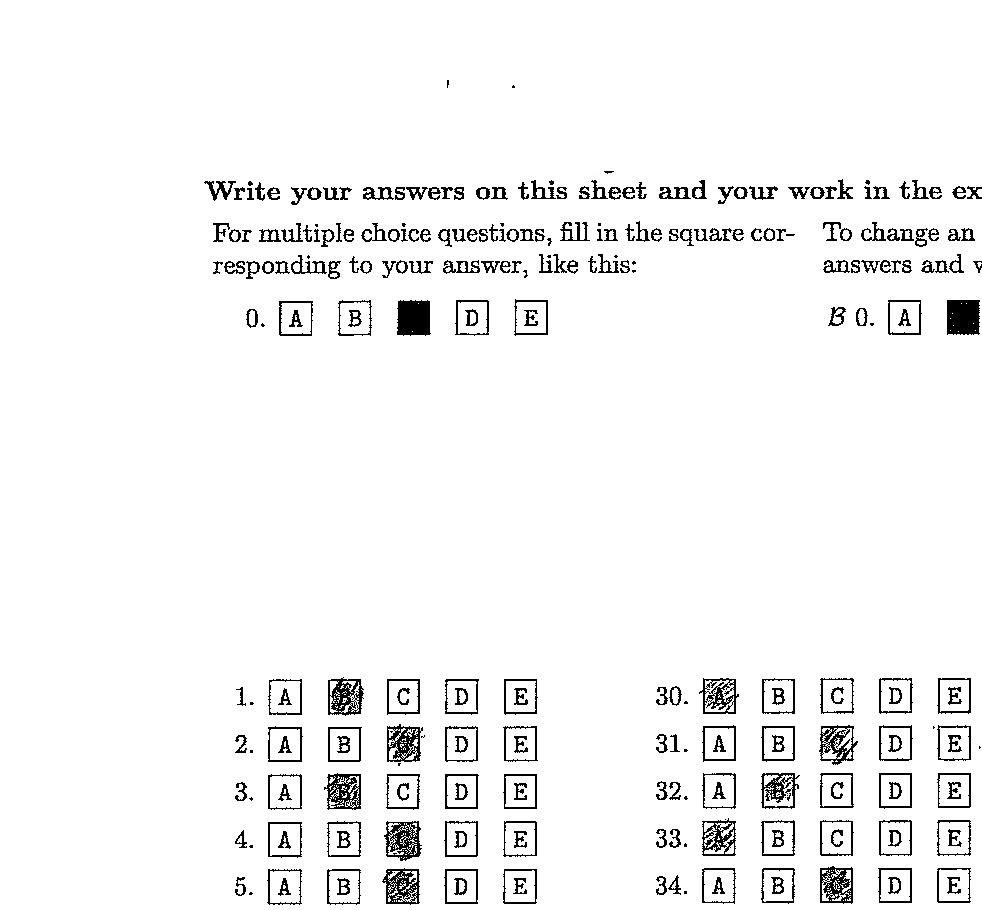
#> input picture img/test.png, 982 x 910 px, found by its file name
$ python edge_detection.py test.png
#> lines starting #> are read from the running program, lines starting #| are printed output that depends on the picture
#> further down, im is the input picture: PIL image 982x910 RGBA; mean R, G, B, A 244.1, 244.1, 244.1, 255
'''
Date: 2022-02-08 20:57:00
LastEditors: yuhhong
LastEditTime: 2022-02-19 23:30:59
'''
#Import the Image and ImageFilter classes from PIL (Pillow)
from PIL import Image, ImageFilter

import sys
import numpy as np

def gray_gradient(img):
    sobelx = [-1, 0, 1, -2, 0, 2, -1, 0, 1]
    sobely = [1, 2, 1, 0, 0, 0, -1, -2, -1]
    gx = np.array(img.filter(ImageFilter.Kernel((3,3), sobelx, 1, 0)))
    gy = np.array(img.filter(ImageFilter.Kernel((3,3), sobely, 1, 0)))

    gv = np.hypot(gx, gy)
    gd = np.arctan2(gy, gx) # [0 degree, 90 degree]
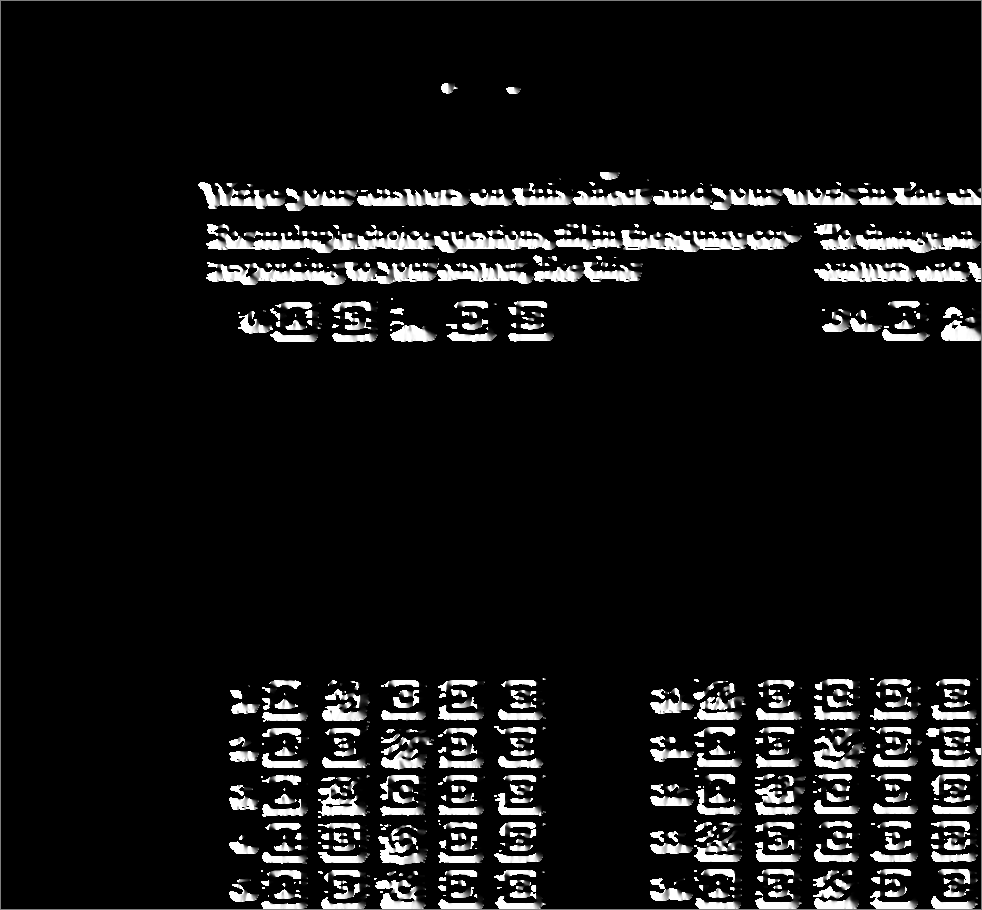
#> gd: shape (910, 982) float16; min 0, max 1.57, mean 0.125; drawn with min black and max white

    # visualization
    # Image.fromarray(np.uint8(gx)).save("./img/test_gx.png")
    # Image.fromarray(np.uint8(gy)).save("./img/test_gy.png")
    # Image.fromarray(np.uint8(gv)).save("./img/test_gradient.png")
    return gv, gd

def nonmax_supress(gv, gd):
    nms = np.zeros(gv.shape, gv.dtype)
    h, w = gv.shape
#> h = 910; w = 982
    for x in range(1, w-1):
        for y in range(1, h-1):
            v = gv[y, x]
            d = gd[y, x] * 180 / np.pi
            if d >= 0 and d < 30:
                dx, dy = 1, 0
            elif d >= 30 and d < 60:
                dx, dy = 1, 1
            elif d >= 60 and d <= 90:
                dx, dy = 0, 1
            if v >= gv[y+dy, x+dx] and v >= gv[y-dy, x-dx]:
                nms[y, x] = v
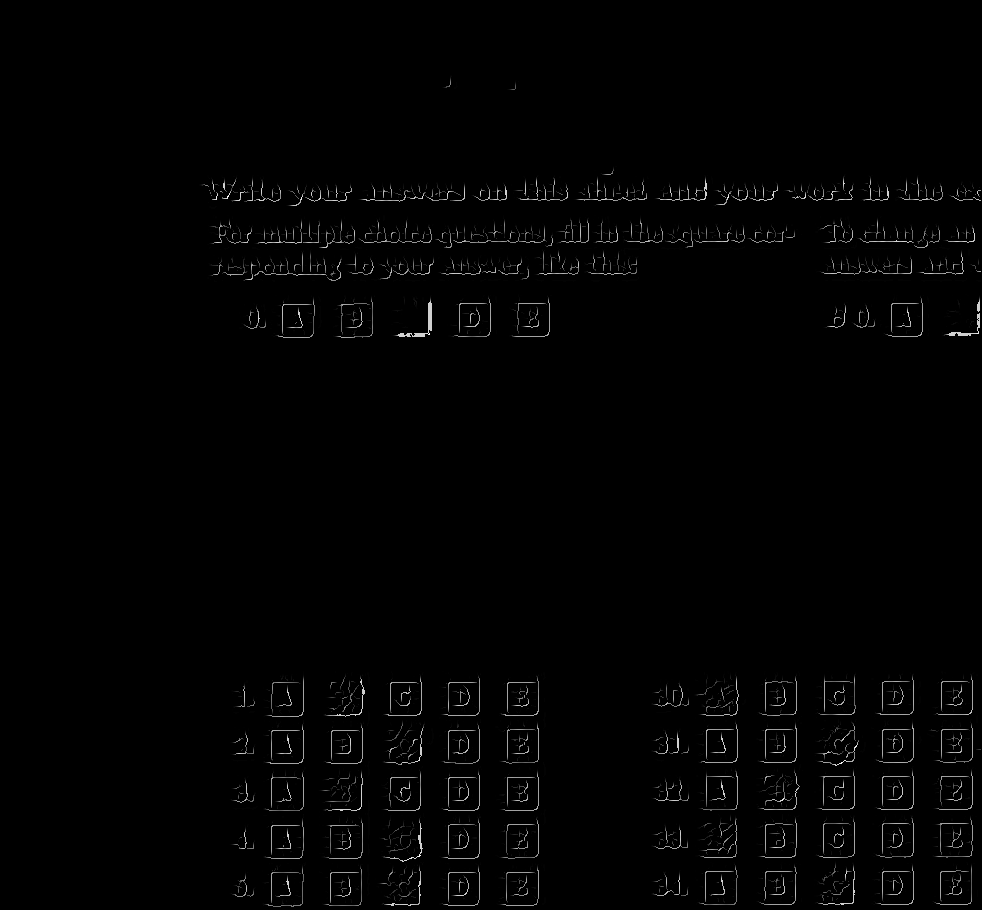
#> nms: shape (910, 982) float16; min 0, max 311.2, mean 3.3; drawn with min black and max white
    # visualization
    # Image.fromarray(np.uint8(nms)).save("./img/test_nms.png")
    return nms

def double_threshold_detect(nms, lth, hth):
#> called with lth = 50, hth = 100
    stro_edge = np.zeros(nms.shape)
    weak_edge = np.zeros(nms.shape)
    h, w = nms.shape
#> h = 910; w = 982
    for x in range(1, w-1):
        for y in range(1, h-1):
            if nms[y, x] >= hth:
                stro_edge[y, x] = nms[y, x]
            elif nms[y, x] >= lth:
                weak_edge[y, x] = nms[y, x]
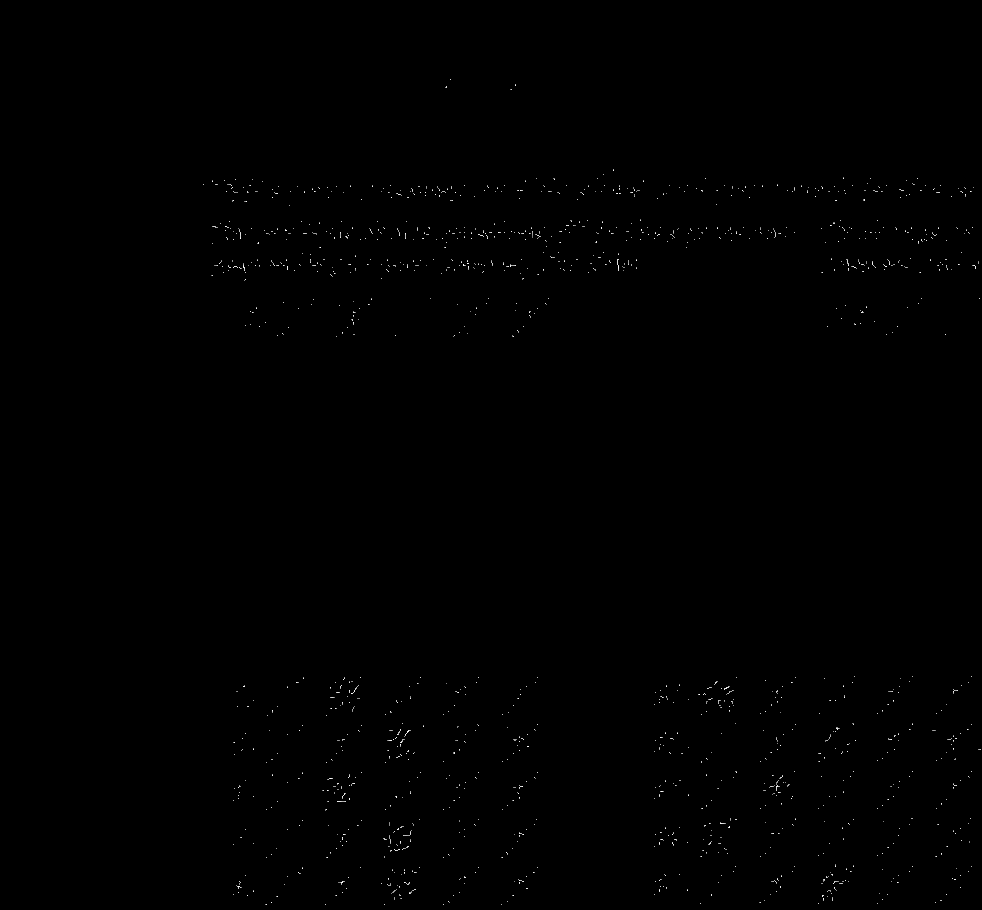
#> weak_edge: shape (910, 982) float64; min 0, max 99.81, mean 0.2; drawn with min black and max white

    # Process the weak edges
    # If a weak edge connects to a strong edge, it will be added to
    # the final edges. Otherwise, it will be removed.
    for x in range(1, w-1):
        for y in range(1, h-1):
            if weak_edge[y, x] == 0:
                continue
            try_x = [-1, 0, 1, -1, 1, -1, 0, 1]
            try_y = [-1, -1, -1, 0, 0, 1, 1, 1]
            for tx, ty in zip(try_x, try_y):
                if stro_edge[y+ty, x+tx]!=0:
                    stro_edge[y, x] = nms[y, x]
                    break
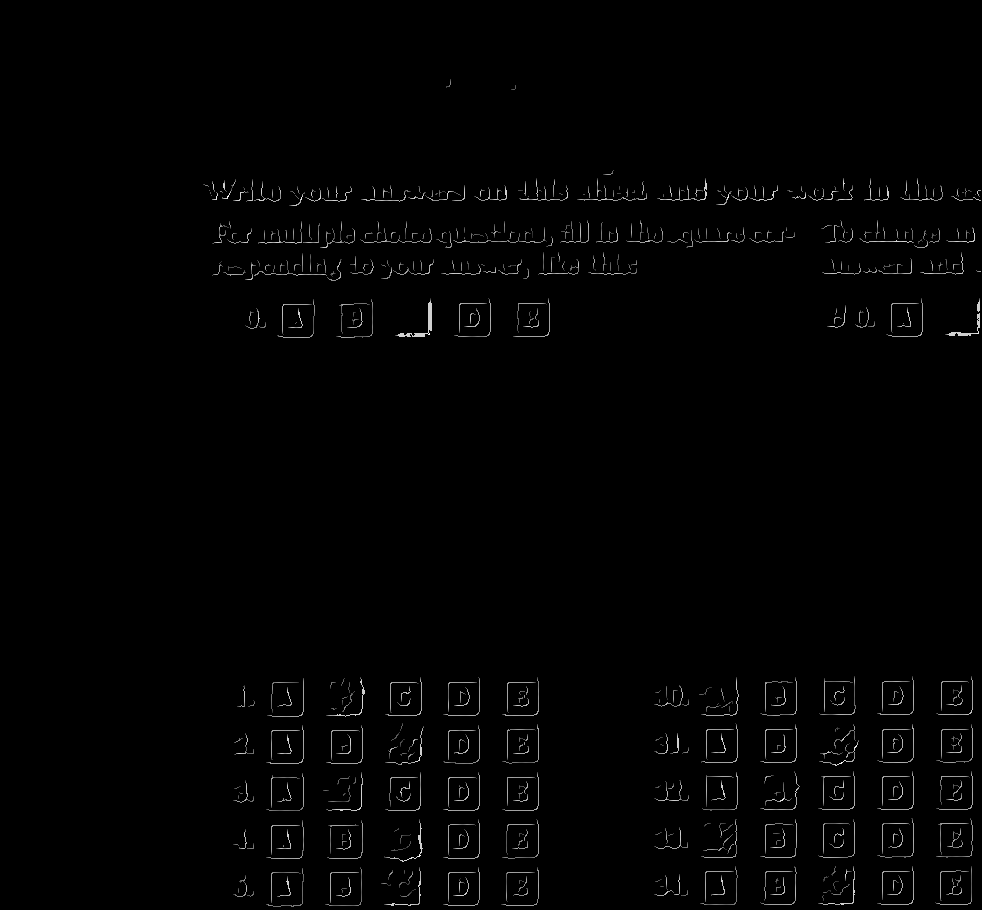
#> stro_edge: shape (910, 982) float64; min 0, max 311.2, mean 3.1; drawn with min black and max white

    # visualization
    # Image.fromarray(np.uint8(stro_edge)).save("./img/test_stro_edge.png")
    # Image.fromarray(np.uint8(weak_edge)).save("./img/test_weak_edge.png")
    return stro_edge

def canny_edge_detect(img, lth, hth):
    '''
    Input:
        img:        <PIL Image>
        lth, hth:   <int/float> Low and high thresholds.
    Output:
        edge:       <numpy array>
    '''
    # 1. Gaussian filter
    # This step is for reducing the noise.
    img = img.filter(ImageFilter.GaussianBlur(radius=2))
    # visualization
    # img.save("test_gaussian.png")

    # 2. Calculate gradient value and gradient direction
    gv, gd = gray_gradient(img)

    # 3. Non-maximum suppression
    nms = nonmax_supress(gv, gd)

    # 4. Use upper and lower thresholds to detect edges
    edge = double_threshold_detect(nms, lth, hth)
    return edge

if __name__ == '__main__':
    # -----------------------------------
    # python edge_detection.py test.png
    # -----------------------------------
    im = Image.open(sys.argv[1])
    gray_im = im.convert("L")

    # Canny edge detection
    print("Canny edge detection...")
    edges = canny_edge_detect(gray_im, lth=50, hth=100)
    Image.fromarray(np.uint8(edges)).save("./img/test_canny.png")
    print("Finished canny edge detection!")
